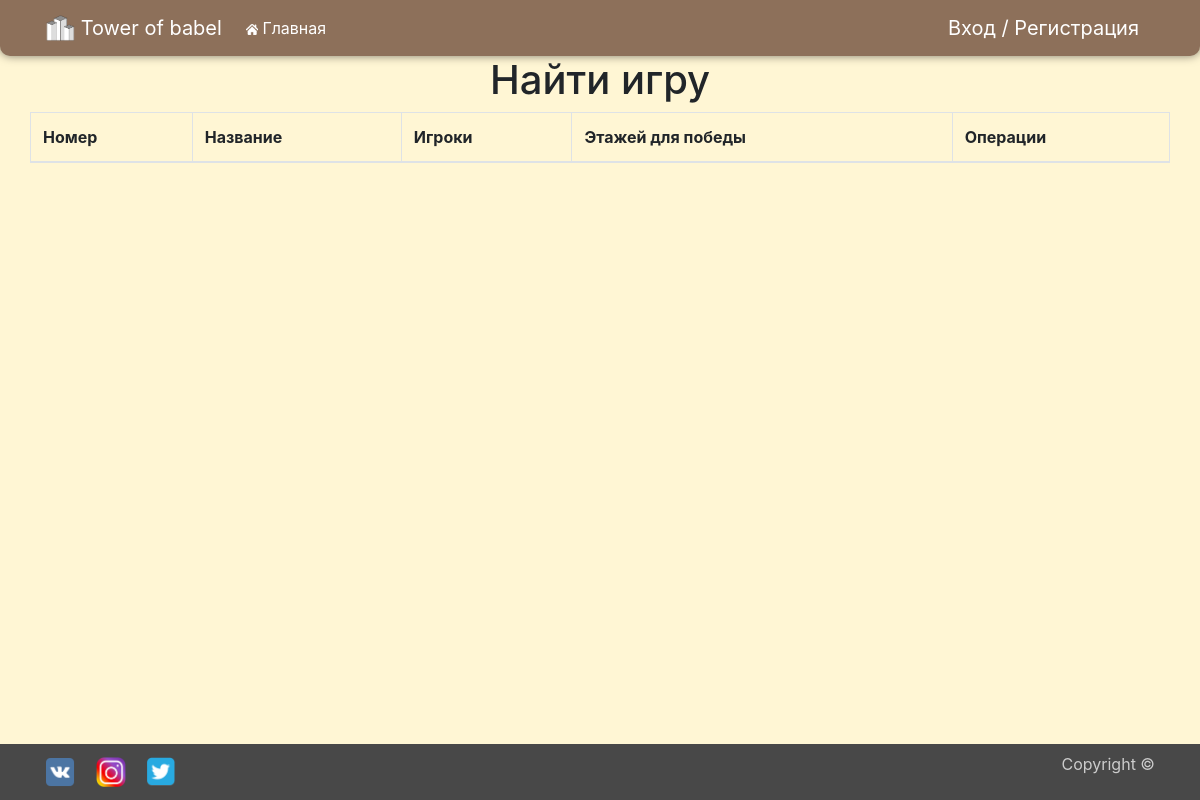
The app's page /find_game.php, older data.
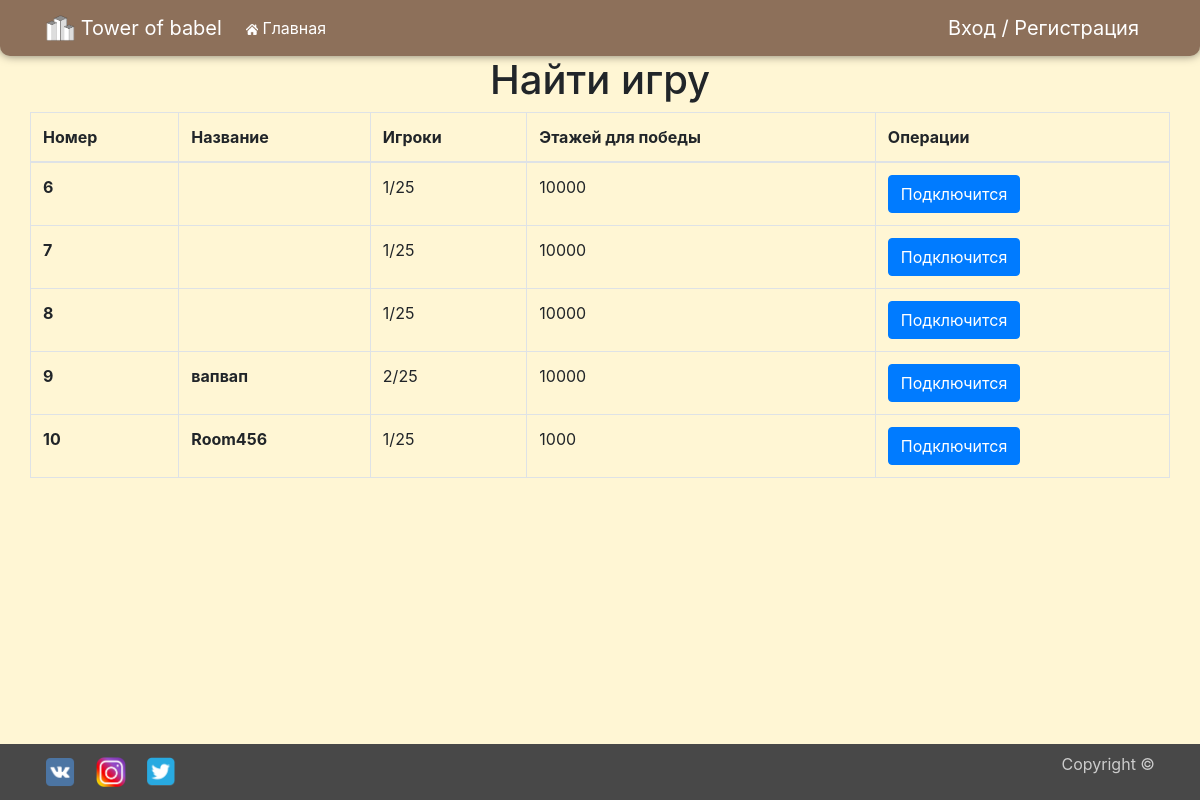
The same page, newer data.
### tables this page shows
CREATE TABLE `rounds` (
  `id` int(11) NOT NULL,
  `status` varchar(30) NOT NULL,
  `date_start` varchar(50) NOT NULL,
  `date_end` varchar(50) NOT NULL,
  `score` int(11) NOT NULL,
  `max_players` int(11) NOT NULL,
  `owner` int(11) NOT NULL,
  `name` varchar(30) NOT NULL
);

### find_game.php (the view, shortened to what this page needs)
<!DOCTYPE html>
<html lang="ru">
<head>
  <?php
    include 'head.php';
  ?>
</head>
<body>
<?php
  include 'header.php';
?>
<h1 style="text-align: center;">Найти игру</h1>
<table class="table table-bordered container">
  <thead>
    <tr>
      <th scope="col">Номер</th>
      <th scope="col">Название</th>
      <th scope="col">Игроки</th>
      <th scope="col">Этажей для победы</th>
      <th scope="col">Операции</th>
    </tr>
  </thead>
  <tbody>
<?php
  $rounds = $pdo->query('SELECT * FROM `rounds` WHERE `status`="Wait for players"');
  while ($row = $rounds->fetch()){
    $players = 0;
    $user_on = false;
    $round_user = $pdo->query('SELECT * FROM `round_user` WHERE `round_id`='.$row[0].'');
    while ($row2 = $round_user->fetch()){
      $players++;
    }
    if ($user_on == false) {
      echo '<tr>
              <th scope="row">'.$row[0].'</th>
              <th scope="row">'.$row[7].'</th>
              <td>'.$players.'/'.$row[5].'</td>
              <td>'.$row[4].'</td>
              <td><a class="btn btn-primary" href="find_game_second.php?game='.$row[0].'">Подключится</a></td>
            </tr>';
    }
  }
?>
  </tbody>
</table>
<?php
  include 'footer.php';
?>
</body>
</html>

### head.php (shortened to what this page needs)
<link rel="stylesheet" href="../css/bootstrap.min.css">
<link rel="stylesheet" href="../css/style.css">

### header.php (shortened to what this page needs)
<header class="header sticky-top">
<nav class="navbar navbar-expand-lg navbar-light bd-highlight">
  <div class="container">
   <a class="navbar-brand" href="/">
    <img src="../img/logo.png" width="30" height="30" class="d-inline-block align-top" alt="">
    Tower of babel
  </a>
  <div id="my-nav" class="collapse navbar-collapse">
    <?php
      if ($_COOKIE['user'] == ''):
    ?>
      <ul class="navbar-nav mr-auto">
        <li class="nav-item">
          <a class="nav-link" href="/"><img src="../img/nav-icon/home.png" width="12" class="d-inline-block" alt="">
          Главная <span class="sr-only">(current)</span></a>
        </li>
      </ul>
      <a class="navbar-brand" href="../auth/auth.php">Вход / Регистрация</a>
    <?php endif; ?>
  </div>
  </div>
</nav>
</header>

### footer.php
<footer class="py-2 fixed-bottom" style="background: #484848;">
  <div class="container">
    <a class="navbar-brand" href="http://vk.com">
      <img src="../img/social-icon/vk.png" width="30" height="30" class="d-inline-block align-top" alt="">
    </a>
    <a class="navbar-brand" href="http://instagram.com">
      <img src="../img/social-icon/instagram.png" width="30" height="30" class="d-inline-block align-top" alt="">
    </a>
    <a class="navbar-brand" href="http://twitter.com">
      <img src="../img/social-icon/twitter.png" width="30" height="30" class="d-inline-block align-top" alt="">
    </a>
    <p class="d-inline-block float-right" style="color: #ccc;">Copyright &copy;</p>
  </div>
</footer>

### css/style.css (style rules this page uses)
body { background: #fff6d4; }
.header { background: #8d705a; box-shadow: 0 0 10px rgba(0,0,0,0.5); border-radius: 0px 0px 10px 10px; }
.navbar-light .navbar-brand { color: rgba(255, 255, 255, 1); }
.navbar-light .navbar-nav .nav-link { color: rgba(255, 255, 255, 1); }

Row changes from the older to the newer data that the page shows:
added rounds: id "6", players "1", max_players "25", score "10000"
added rounds: id "7", players "1", max_players "25", score "10000"
added rounds: id "8", players "1", max_players "25", score "10000"
added rounds: id "9", name "вапвап", players "2", max_players "25", score "10000"
added rounds: id "10", name "Room456", players "1", max_players "25", score "1000"
